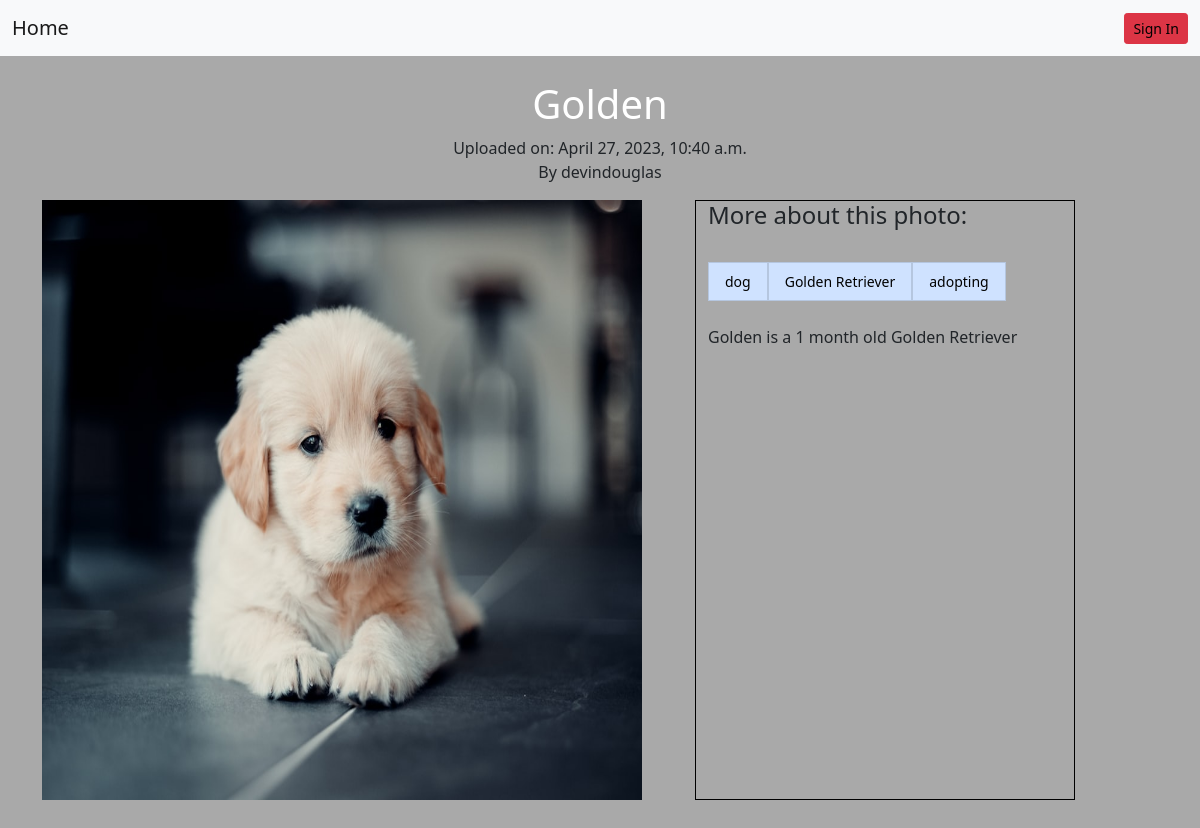
Page /photo/13/ on the committed database.
### photoapp/models.py (models this page shows, shortened)
class Photo(models.Model):
    title = models.CharField(max_length=45)
    description = models.CharField(max_length=250)
    created = models.DateTimeField(auto_now_add=True)
    image = models.ImageField(upload_to='photos/')
    submitter = models.ForeignKey(get_user_model(), on_delete=models.CASCADE)
    tags = TaggableManager()

### photoapp/views.py (the view)
# urls.py: path('photo/<int:pk>/', PhotoDetailView.as_view(), name='detail'),
class PhotoDetailView(DetailView):
    model = Photo
    template_name = 'photoapp/detail.html'
    context_object_name = 'photo'

### photoapp/templates/photoapp/detail.html (shortened to what this page needs)
{% extends 'base.html' %}
{% block body %}
<div class="mx-auto">
  <h1 class="text-center">{{ photo.title }}</h1>
  <p class="text-center fw-light">Uploaded on: {{photo.created}} <br> By {{photo.submitter.username}}</p>
</div>
<div class="row pb-5">
  <div class="col-md-7">
    <img src="{{photo.image.url}}" alt="" width="600px" height="600px" />
  </div>
  <div class="col-md-4" style="border: 1px solid black;">
    <h4>More about this photo:</h4>
    <ul class="list-group list-group-horizontal-lg list-unstyled py-4">
      {% for tag in photo.tags.all %}
        <li><a href="{% url 'photo:tag' tag.slug %}" class="btn btn-sm list-group-item list-group-item-primary">{{tag.name}}</a></li>
      {% endfor %}
    </ul>
    <p>{{ photo.description }}</p>
  </div>
</div>
{% endblock body %}

### static/styles.css (style rules this page uses)
h1 { color:white; text-align: center; }
.body { background-color: darkgrey; }
a:link { text-decoration: none; color: black; }

### rows in the picture
Photo: title "Golden", created "April 27, 2023, 10:40 a.m.", submitter.username "devindouglas", image (picture), description "Golden is a 1 month old Golden Retriever"
Tag: name "dog"
Tag: name "Golden Retriever"
Tag: name "adopting"
